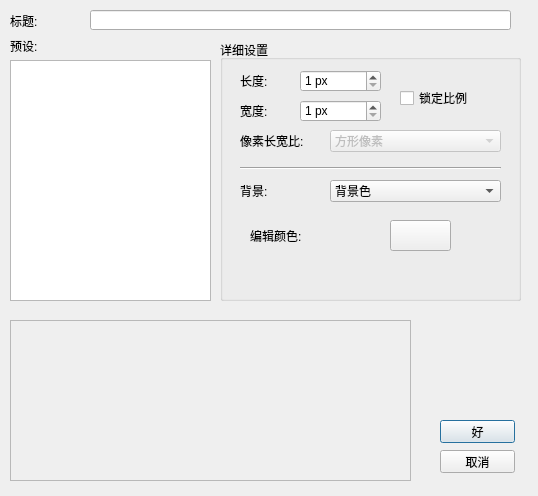
<?xml version="1.0" encoding="UTF-8"?>
<ui version="4.0">
 <class>CM_NewDocumentDlg</class>
 <widget class="QDialog" name="CM_NewDocumentDlg">
  <property name="geometry">
   <rect>
    <x>0</x>
    <y>0</y>
    <width>538</width>
    <height>496</height>
   </rect>
  </property>
  <property name="windowTitle">
   <string>Dialog</string>
  </property>
  <widget class="QPushButton" name="btnOk">
   <property name="geometry">
    <rect>
     <x>440</x>
     <y>420</y>
     <width>75</width>
     <height>23</height>
    </rect>
   </property>
   <property name="text">
    <string>好</string>
   </property>
  </widget>
  <widget class="QPushButton" name="btnCancel">
   <property name="geometry">
    <rect>
     <x>440</x>
     <y>450</y>
     <width>75</width>
     <height>23</height>
    </rect>
   </property>
   <property name="text">
    <string>取消</string>
   </property>
  </widget>
  <widget class="QLabel" name="label">
   <property name="geometry">
    <rect>
     <x>10</x>
     <y>10</y>
     <width>71</width>
     <height>21</height>
    </rect>
   </property>
   <property name="text">
    <string>标题:</string>
   </property>
   <property name="buddy">
    <cstring>editTitle</cstring>
   </property>
  </widget>
  <widget class="QLineEdit" name="editTitle">
   <property name="geometry">
    <rect>
     <x>90</x>
     <y>10</y>
     <width>421</width>
     <height>20</height>
    </rect>
   </property>
  </widget>
  <widget class="QListWidget" name="listPreset">
   <property name="geometry">
    <rect>
     <x>10</x>
     <y>60</y>
     <width>201</width>
     <height>241</height>
    </rect>
   </property>
  </widget>
  <widget class="QGroupBox" name="groupBox">
   <property name="geometry">
    <rect>
     <x>220</x>
     <y>40</y>
     <width>301</width>
     <height>261</height>
    </rect>
   </property>
   <property name="title">
    <string>详细设置</string>
   </property>
   <widget class="QLabel" name="label_3">
    <property name="geometry">
     <rect>
      <x>20</x>
      <y>30</y>
      <width>54</width>
      <height>22</height>
     </rect>
    </property>
    <property name="text">
     <string>长度:</string>
    </property>
    <property name="buddy">
     <cstring>spinWidth</cstring>
    </property>
   </widget>
   <widget class="QSpinBox" name="spinWidth">
    <property name="geometry">
     <rect>
      <x>80</x>
      <y>30</y>
      <width>81</width>
      <height>22</height>
     </rect>
    </property>
    <property name="suffix">
     <string> px</string>
    </property>
    <property name="minimum">
     <number>1</number>
    </property>
    <property name="maximum">
     <number>2048</number>
    </property>
    <property name="value">
     <number>1</number>
    </property>
   </widget>
   <widget class="QLabel" name="label_4">
    <property name="geometry">
     <rect>
      <x>20</x>
      <y>60</y>
      <width>54</width>
      <height>22</height>
     </rect>
    </property>
    <property name="text">
     <string>宽度:</string>
    </property>
    <property name="buddy">
     <cstring>spinHeight</cstring>
    </property>
   </widget>
   <widget class="QSpinBox" name="spinHeight">
    <property name="geometry">
     <rect>
      <x>80</x>
      <y>60</y>
      <width>81</width>
      <height>22</height>
     </rect>
    </property>
    <property name="suffix">
     <string> px</string>
    </property>
    <property name="minimum">
     <number>1</number>
    </property>
    <property name="maximum">
     <number>2048</number>
    </property>
    <property name="value">
     <number>1</number>
    </property>
   </widget>
   <widget class="QCheckBox" name="checkLocks">
    <property name="geometry">
     <rect>
      <x>180</x>
      <y>50</y>
      <width>71</width>
      <height>16</height>
     </rect>
    </property>
    <property name="text">
     <string>锁定比例</string>
    </property>
   </widget>
   <widget class="QLabel" name="label_5">
    <property name="geometry">
     <rect>
      <x>20</x>
      <y>90</y>
      <width>81</width>
      <height>22</height>
     </rect>
    </property>
    <property name="text">
     <string>像素长宽比:</string>
    </property>
    <property name="buddy">
     <cstring>comboRatio</cstring>
    </property>
   </widget>
   <widget class="QComboBox" name="comboRatio">
    <property name="enabled">
     <bool>false</bool>
    </property>
    <property name="geometry">
     <rect>
      <x>110</x>
      <y>90</y>
      <width>171</width>
      <height>22</height>
     </rect>
    </property>
    <item>
     <property name="text">
      <string>方形像素</string>
     </property>
    </item>
    <item>
     <property name="text">
      <string>美式标准名片尺寸 (16:9)</string>
     </property>
    </item>
    <item>
     <property name="text">
      <string>欧式标准名片尺寸 (16:10)</string>
     </property>
    </item>
    <item>
     <property name="text">
      <string>窄式标准名片尺寸 (2:1)</string>
     </property>
    </item>
    <item>
     <property name="text">
      <string>超窄标准名片尺寸 (9:4)</string>
     </property>
    </item>
    <item>
     <property name="text">
      <string>折卡(折叠名片)标准尺寸 (18:19)</string>
     </property>
    </item>
    <item>
     <property name="text">
      <string>长折卡(加长型折叠名片)标准尺寸 (13:5)</string>
     </property>
    </item>
    <item>
     <property name="text">
      <string>黄金矩形标准尺寸 (5:3)</string>
     </property>
    </item>
   </widget>
   <widget class="Line" name="line">
    <property name="geometry">
     <rect>
      <x>20</x>
      <y>120</y>
      <width>261</width>
      <height>16</height>
     </rect>
    </property>
    <property name="orientation">
     <enum>Qt::Horizontal</enum>
    </property>
   </widget>
   <widget class="QLabel" name="label_6">
    <property name="geometry">
     <rect>
      <x>20</x>
      <y>140</y>
      <width>81</width>
      <height>22</height>
     </rect>
    </property>
    <property name="text">
     <string>背景:</string>
    </property>
    <property name="buddy">
     <cstring>comboBackgroundType</cstring>
    </property>
   </widget>
   <widget class="QComboBox" name="comboBackgroundType">
    <property name="geometry">
     <rect>
      <x>110</x>
      <y>140</y>
      <width>171</width>
      <height>22</height>
     </rect>
    </property>
    <item>
     <property name="text">
      <string>背景色</string>
     </property>
    </item>
    <item>
     <property name="text">
      <string>图片</string>
     </property>
    </item>
    <item>
     <property name="text">
      <string>透明</string>
     </property>
    </item>
   </widget>
   <widget class="QStackedWidget" name="stackedWidget">
    <property name="geometry">
     <rect>
      <x>20</x>
      <y>170</y>
      <width>261</width>
      <height>81</height>
     </rect>
    </property>
    <property name="frameShape">
     <enum>QFrame::NoFrame</enum>
    </property>
    <property name="currentIndex">
     <number>0</number>
    </property>
    <widget class="QWidget" name="bg_color">
     <widget class="QLabel" name="label_7">
      <property name="geometry">
       <rect>
        <x>10</x>
        <y>20</y>
        <width>54</width>
        <height>12</height>
       </rect>
      </property>
      <property name="text">
       <string>编辑颜色:</string>
      </property>
     </widget>
     <widget class="QPushButton" name="btnColor">
      <property name="geometry">
       <rect>
        <x>150</x>
        <y>10</y>
        <width>61</width>
        <height>31</height>
       </rect>
      </property>
      <property name="text">
       <string/>
      </property>
     </widget>
    </widget>
    <widget class="QWidget" name="bg_pic">
     <widget class="QLabel" name="label_8">
      <property name="geometry">
       <rect>
        <x>10</x>
        <y>10</y>
        <width>54</width>
        <height>12</height>
       </rect>
      </property>
      <property name="text">
       <string>文件位置:</string>
      </property>
     </widget>
     <widget class="QToolButton" name="toolButton">
      <property name="geometry">
       <rect>
        <x>70</x>
        <y>7</y>
        <width>37</width>
        <height>18</height>
       </rect>
      </property>
      <property name="text">
       <string>...</string>
      </property>
     </widget>
     <widget class="QLabel" name="label_9">
      <property name="geometry">
       <rect>
        <x>10</x>
        <y>40</y>
        <width>54</width>
        <height>21</height>
       </rect>
      </property>
      <property name="text">
       <string>图片位置:</string>
      </property>
     </widget>
     <widget class="QComboBox" name="comboPicMode">
      <property name="geometry">
       <rect>
        <x>70</x>
        <y>40</y>
        <width>171</width>
        <height>22</height>
       </rect>
      </property>
      <item>
       <property name="text">
        <string>拉伸</string>
       </property>
      </item>
      <item>
       <property name="text">
        <string>居中</string>
       </property>
      </item>
      <item>
       <property name="text">
        <string>平铺</string>
       </property>
      </item>
      <item>
       <property name="text">
        <string>缩放</string>
       </property>
      </item>
     </widget>
    </widget>
   </widget>
  </widget>
  <widget class="QLabel" name="label_2">
   <property name="geometry">
    <rect>
     <x>10</x>
     <y>40</y>
     <width>54</width>
     <height>12</height>
    </rect>
   </property>
   <property name="text">
    <string>预设:</string>
   </property>
  </widget>
  <widget class="QLabel" name="preview">
   <property name="geometry">
    <rect>
     <x>10</x>
     <y>320</y>
     <width>401</width>
     <height>161</height>
    </rect>
   </property>
   <property name="frameShape">
    <enum>QFrame::StyledPanel</enum>
   </property>
   <property name="frameShadow">
    <enum>QFrame::Plain</enum>
   </property>
   <property name="text">
    <string/>
   </property>
   <property name="alignment">
    <set>Qt::AlignCenter</set>
   </property>
  </widget>
 </widget>
 <resources/>
 <connections/>
</ui>
